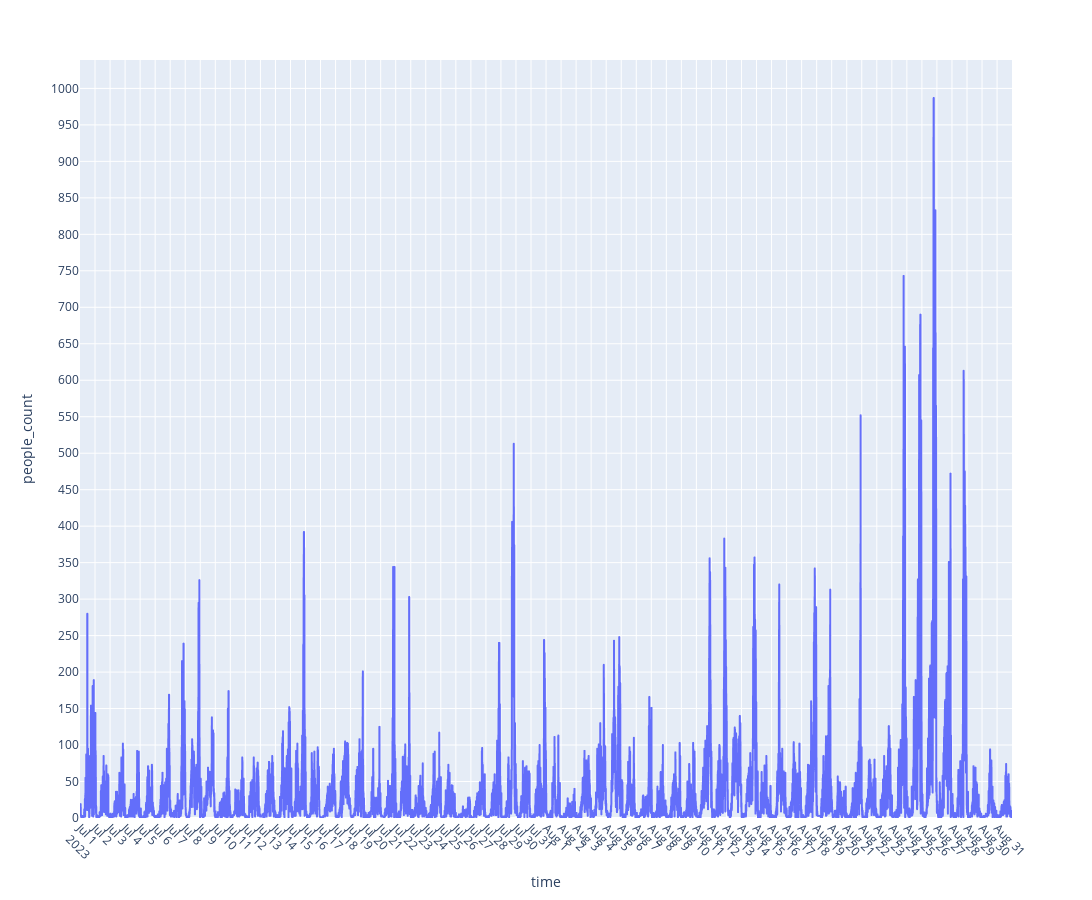

Notebook code for this chart:
### Code cell
import pandas as pd
import psycopg2 as psys
import os
import sys
import plotly.express as pt
from warnings import filterwarnings
from datetime import datetime
from meteostat import Hourly
from dotenv import load_dotenv

start = datetime(2023,7,1,00,00,00,00)
end = datetime(2023,8,31,23,59,59,59)

#10675 is Bamberg
data = Hourly(10675,start,end)
weather_data = data.fetch().reset_index()
weather_data = weather_data[['time', 'temp', 'prcp', 'coco']]

print(weather_data.columns)
filterwarnings("ignore", category=UserWarning, message='.*pandas only supports SQLAlchemy connectable.*')




load_dotenv() # take environment variables from .env.
%matplotlib inline

conn = None
def connect():
    try:
        print('Connecting…')
        conn = psys.connect(
            host=os.environ['DB_HOST'],
            database=os.environ['DB_NAME'],
            user=os.environ['DB_USERNAME'],
            password=os.environ['DB_PASSWORD'])
    except (Exception, psys.DatabaseError) as error:
       print(error)
       sys.exit(1)
    print('All good, Connection successful!')
    return conn

conn = connect()
cur = conn.cursor()
query_one = f"""SELECT to_timestamp(floor((extract('epoch' from epocutc)/600))*600)
AT TIME ZONE 'UTC' as time, COUNT(DISTINCT mac_address) as people_count
FROM testschemadb.flowtrack_raw
WHERE zone = 'bz2453'
AND epocutc >= '2023-07-01 00:00:00' AND epocutc <= '2023-08-31 23:59:59'
GROUP BY time;
"""
#600 is 10 minutes in seconds. 
#The idea is to convert timestamp to epoch, divide by interval desired in minutes then round to get the desired interval

crowd_data = pd.read_sql_query(query_one,con=conn)

# Timezone Conversion UTC-->CET
# cet_timezone = tz.timezone('CET')
# crowd_data['time'] = crowd_data['time'].dt.tz_localize('UTC').dt.tz_convert(cet_timezone)
# weather_data['time'] = weather_data['time'].dt.tz_localize('UTC').dt.tz_convert(cet_timezone)

print(crowd_data.columns)

# Convert 'time' to datetime and set it as the index
weather_data['time'] = pd.to_datetime(weather_data['time'])
weather_data.set_index('time', inplace=True)

# Resample the hourly data into 10-minute intervals and use the 'ffill' method to fill missing values
data_resampled = weather_data.resample('10T').first().ffill()


# Create a time range with 10-minute intervals for the entire month of August
time_range = pd.date_range(start, end, freq='10T')

# Create a DataFrame with the time range and merge it with the resampled data
result = pd.DataFrame({'time': time_range})
merged_data = pd.merge(data_resampled, crowd_data, on='time', how='outer').bfill()
merged_data = merged_data.ffill()
# Display the result
print(merged_data)
merged_data.to_csv('merged_data.csv')




fig = pt.line(data_frame=merged_data,x='time',y='people_count',width=2400,height=900)
fig.update_yaxes(rangemode='tozero',showspikes=True)
fig.update_xaxes(tickangle=45)
fig.update_layout(
    yaxis=dict(tickmode='linear',dtick=50),
    xaxis=dict(tickmode='linear',tick0='2023-07-01'),
    hoverlabel=dict(
        bgcolor="white",
        font_size=16,
        font_family="Rockwell"
    )
)
fig.show()

### Figure 1 — Plotly figure (JSON) as saved in the notebook; plotly's stock layout.template omitted (floating-point values rounded to 4 significant figures; data arrays with more than 128 entries replaced by an {"elided": "..."} marker saying what was removed)
{"data": [{"hovertemplate": "time=%{x}<br>people_count=%{y}<extra></extra>", "legendgroup": "", "line": {"color": "#636efa", "dash": "solid"}, "marker": {"symbol": "circle"}, "mode": "lines", "name": "", "showlegend": false, "type": "scattergl", "x": {"elided": "8928 str values"}, "xaxis": "x", "y": {"elided": "8928 int values"}, "yaxis": "y"}], "layout": {"height": 900, "hoverlabel": {"bgcolor": "white", "font": {"family": "Rockwell", "size": 16}}, "legend": {"tracegroupgap": 0}, "margin": {"t": 60}, "width": 2400, "xaxis": {"anchor": "y", "domain": [0, 1], "tick0": "2023-07-01", "tickangle": 45, "tickmode": "linear", "title": {"text": "time"}}, "yaxis": {"anchor": "x", "domain": [0, 1], "dtick": 50, "rangemode": "tozero", "showspikes": true, "tickmode": "linear", "title": {"text": "people_count"}}}}
